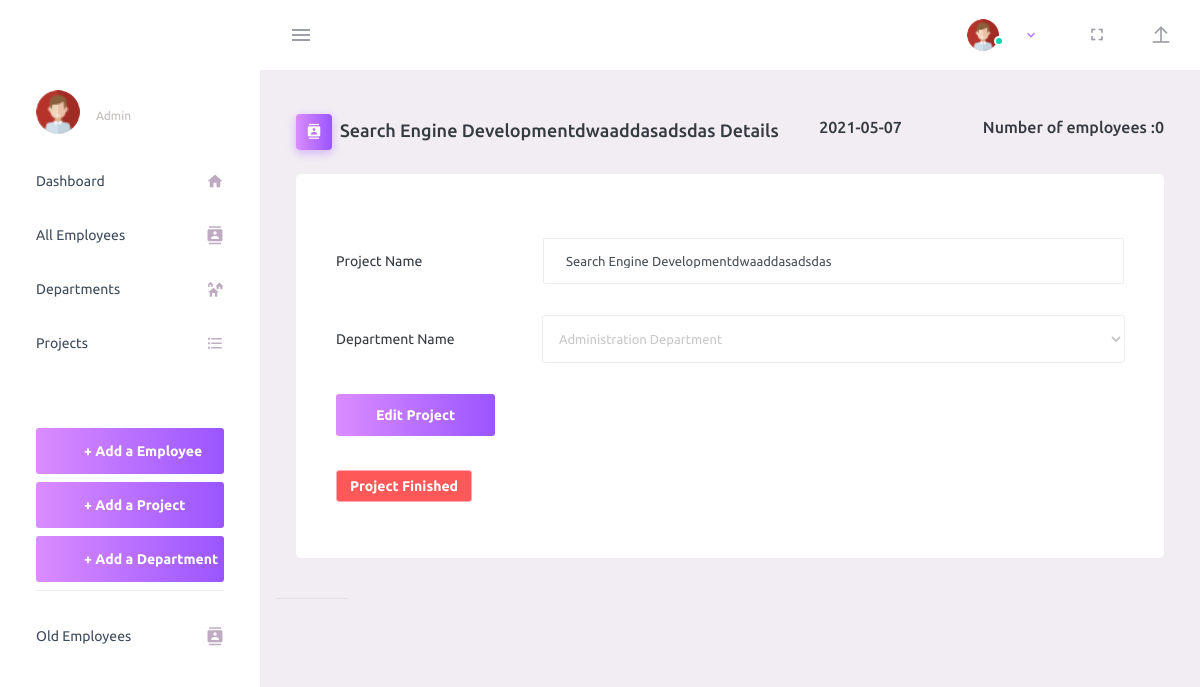
/project_update.php?id=23, run on an earlier commit of the app's database.
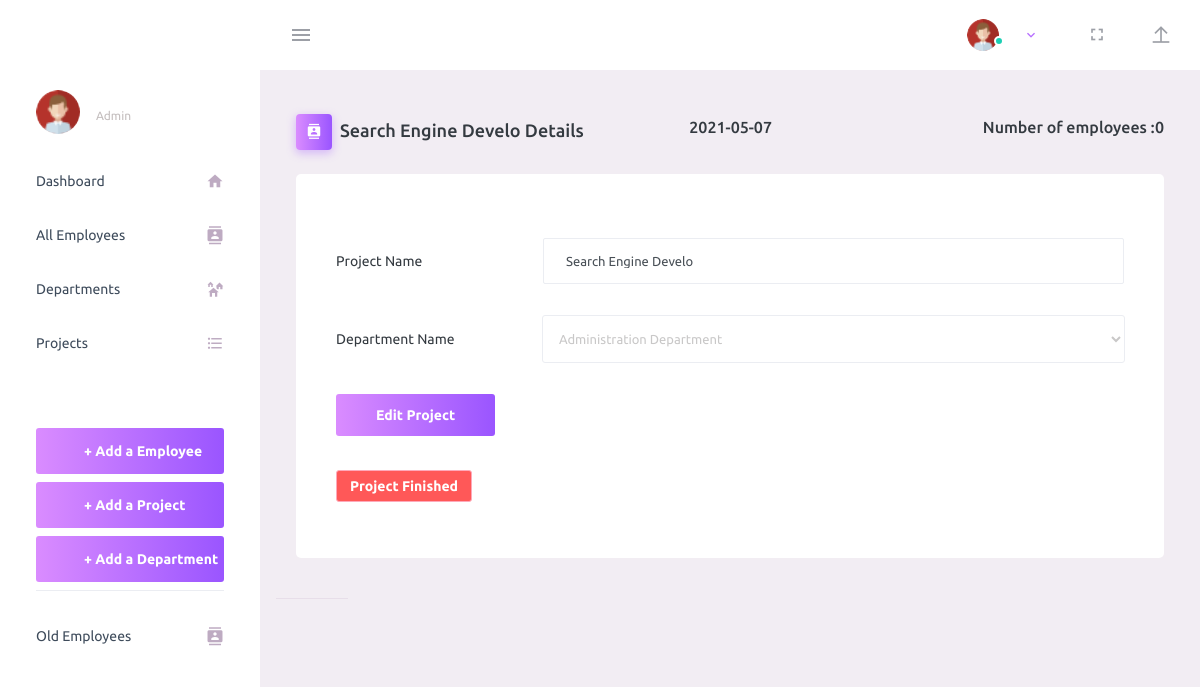
And on a later commit of the database.
### tables this page shows
CREATE TABLE `project` (
  `ProjectId` int(11) NOT NULL,
  `ProjName` varchar(40) NOT NULL,
  `DepartmentId` int(11) NOT NULL,
  `StartingDate` date NOT NULL,
  `FinishDate` date DEFAULT NULL,
  `status` int(2) NOT NULL DEFAULT 1 COMMENT '0 is finished,1 is active'
);

### project_update.php (the view, shortened to what this page needs)
<?php
include "db_conn.php";
if(isset($_GET['id'])) {
  $projid=$_GET['id'];
  $query = "SELECT * FROM project WHERE ProjectId='".$projid."'";
  $result = mysqli_query($conn, $query) or die ( mysqli_error());
  $row = mysqli_fetch_assoc($result);
}
$query1 = "SELECT DeptName FROM department where DepartmentId='".$row['DepartmentId']."'";
$result1 = mysqli_query($conn, $query1) or die ( mysqli_error());
$rowdept = mysqli_fetch_assoc($result1);
$query2 = "SELECT EmployeeId FROM employee WHERE ProjectId = '".$row["ProjectId"]."' ";
$query_run2 = mysqli_query($conn, $query2);
$row2 = mysqli_num_rows($query_run2);
?>
<head>
  <link rel="stylesheet" href="assets/vendors/mdi/css/materialdesignicons.min.css">
  <link rel="stylesheet" href="assets/vendors/css/vendor.bundle.base.css">
  <link rel="stylesheet" href="assets/css/style.css">
</head>
<body>
  <div class="container-scroller">
    <?php include "nav.php" ?>
    <div class="container-fluid page-body-wrapper">
      <?php include "sidebar.php" ?>
      <div class="main-panel">
        <div class="content-wrapper">
          <div class="page-header">
            <h3 class="page-title">
              <span class="page-title-icon bg-gradient-primary text-white mr-2">
                <i class="mdi mdi-contacts"></i>
              </span><?php echo $row['ProjName']; ?> Details
            </h3>
            <h5><?php echo $row['StartingDate']; ?></h5> <br> <h5>Number of employees :<?php echo $row2; ?></h5>
          </div>
          <div class="row" style="margin-top:2%;">
            <div class="col-lg-12 grid-margin stretch-card">
              <div class="card">
                <div class="card-body">
                  <form class="forms-sample" role = "form" onsubmit="false"
                     action = "" method = "post">
                    <div class="form-group row">
                      <label for="exampleInputUsername2" class="col-sm-3 col-form-label">Project Name</label>
                      <div class="col-sm-9">
                        <input type="text" name="ProjName" value="<?php echo $row['ProjName']; ?>" class="form-control" id="exampleInputUsername2" placeholder="Project Name">
                      </div>
                    </div>
                    <div class="form-group row">
                      <label class="col-sm-3 col-form-label">Department Name</label>
                      <div class="col-sm-9">
                        <select name="DeptName" class="form-control">
                          <option value="Administration"<?php if($rowdept['DeptName'] == 'Administration Department'): ?> selected="selected"<?php endif; ?>>Administration Department</option>
                        </select>
                      </div>
                    </div>
                    <button type="submit" name="submit" class="btn btn-gradient-primary mr-2">Edit Project</button>
                  </form>
                  <br>
                  <form class="forms-sample" role = "form" onsubmit="false"
                     action = "" method = "post">
                     <?php if($row['status'] == 1): ?>
                     <a href="">
                     <button class="btn btn-sm btn-outline-primary view_billing" name="finish" type="submit" onClick="return confirm('Are you sure?');">Finish Project</button> </a>
                     <?php else: ?>
                       <a href="">
                       <button class="btn btn-sm btn-outline-danger view_billing" type="button" style="background-color:red;color:white;" disabled>Project Finished</button> </a>
                       <?php endif; ?>
                  </form>
                </div>
              </div>
            </div>
            <footer class="footer">
            </footer>
          </div>
        </div>
      </div>
</body>
</html>

What changed in the data, as far as the page shows it:
changed project: ProjName "Search Engine Developmentdwaaddasadsdas" → "Search Engine Develo"
